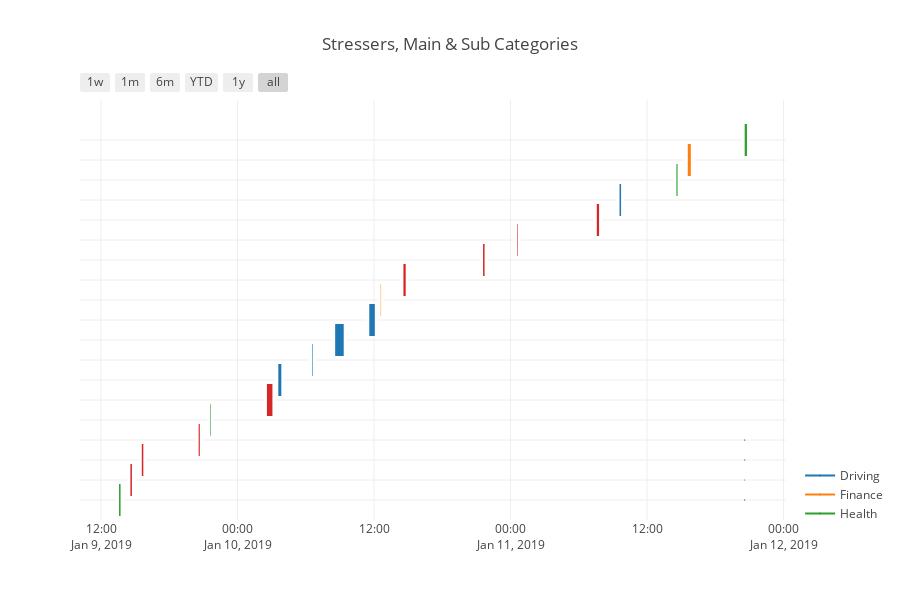

This figure's notebook cell:
### Markdown cell above
### Gantt Chart
A Gantt chart is typically utilzed to show scheduling information, we utilize it to provide a temporal breakdown of events in different classes.  You will see the same major category labels as before; however, this chart shows the details of the stressors when you place the mouse cursor over the boxes.  This particular chart is interactive and zoomable.  Try it out by dragging a box around some of the data to zoom in and see the data in more detail.  To go back, click on the __home__ icon to reset the zoom to the original state.

### Code cell
plot_stress_gantt(stress_stream)

### Figure 1 — Plotly figure (JSON) as saved in the notebook; plotly's stock layout.template omitted (floating-point values rounded to 4 significant figures)
{"data": [{"marker": {"color": "white"}, "name": "", "type": "scatter", "uid": "6b14ad41-b219-43a5-880c-a52f24428159", "x": ["2019-01-09 13:34:59", "2019-01-09 13:42:59"], "y": [0, 0]}, {"marker": {"color": "white"}, "name": "", "type": "scatter", "uid": "fc2b8204-310e-424c-a61c-ab377ec6ec33", "x": ["2019-01-09 14:34:59", "2019-01-09 14:42:59"], "y": [1, 1]}, {"marker": {"color": "white"}, "name": "", "type": "scatter", "uid": "ec6295f4-ffbf-41f0-aac2-e48b5ce31b28", "x": ["2019-01-09 15:34:59", "2019-01-09 15:42:59"], "y": [2, 2]}, {"marker": {"color": "white"}, "name": "", "type": "scatter", "uid": "58203868-9f8b-4fa5-ad18-0e870379205a", "x": ["2019-01-09 20:34:59", "2019-01-09 20:40:59"], "y": [3, 3]}, {"marker": {"color": "white"}, "name": "", "type": "scatter", "uid": "30e70f85-3d2b-4e49-bfce-64a3ae5b8854", "x": ["2019-01-09 21:34:59", "2019-01-09 21:37:59"], "y": [4, 4]}, {"marker": {"color": "white"}, "name": "", "type": "scatter", "uid": "8b7515ed-e562-49d7-9d49-2a57a90bbcd8", "x": ["2019-01-10 02:34:59", "2019-01-10 03:03:59"], "y": [5, 5]}, {"marker": {"color": "white"}, "name": "", "type": "scatter", "uid": "c349bf69-0eb0-4072-ac61-c6792c4a2063", "x": ["2019-01-10 03:34:59", "2019-01-10 03:50:59"], "y": [6, 6]}, {"marker": {"color": "white"}, "name": "", "type": "scatter", "uid": "3a53fb1c-10f8-49ca-bcc8-7355e7cd847e", "x": ["2019-01-10 06:34:59", "2019-01-10 06:37:59"], "y": [7, 7]}, {"marker": {"color": "white"}, "name": "", "type": "scatter", "uid": "a137fb61-4316-4edd-98ea-0cc041fdd6ec", "x": ["2019-01-10 08:34:59", "2019-01-10 09:19:59"], "y": [8, 8]}, {"marker": {"color": "white"}, "name": "", "type": "scatter", "uid": "d326579a-3fa7-4172-a889-b85a15b37721", "x": ["2019-01-10 11:34:59", "2019-01-10 12:03:59"], "y": [9, 9]}, {"marker": {"color": "white"}, "name": "", "type": "scatter", "uid": "c1cdf35b-5143-489e-97c9-6a76732d10d6", "x": ["2019-01-10 12:34:59", "2019-01-10 12:36:59"], "y": [10, 10]}, {"marker": {"color": "white"}, "name": "", "type": "scatter", "uid": "6d6897f4-1398-4e9c-a2eb-a52a0d888704", "x": ["2019-01-10 14:34:59", "2019-01-10 14:46:59"], "y": [11, 11]}, {"marker": {"color": "white"}, "name": "", "type": "scatter", "uid": "6555942a-bd58-4202-90d4-23ffd5730e75", "x": ["2019-01-10 21:34:59", "2019-01-10 21:42:59"], "y": [12, 12]}, {"marker": {"color": "white"}, "name": "", "type": "scatter", "uid": "34cd0c52-1062-4b4d-8baf-5dac8035a0e5", "x": ["2019-01-11 00:34:59", "2019-01-11 00:37:59"], "y": [13, 13]}, {"marker": {"color": "white"}, "name": "", "type": "scatter", "uid": "824c5175-62b9-4c62-9132-11361c5753cf", "x": ["2019-01-11 07:34:59", "2019-01-11 07:46:59"], "y": [14, 14]}, {"marker": {"color": "white"}, "name": "", "type": "scatter", "uid": "2620aeaa-2e37-4c80-98ea-3fcaa042cfa8", "x": ["2019-01-11 09:34:59", "2019-01-11 09:42:59"], "y": [15, 15]}, {"marker": {"color": "white"}, "name": "", "type": "scatter", "uid": "8c362c97-c10c-4330-af3f-ec22e8188d3b", "x": ["2019-01-11 14:34:59", "2019-01-11 14:40:59"], "y": [16, 16]}, {"marker": {"color": "white"}, "name": "", "type": "scatter", "uid": "df9a0f4d-e9ac-445b-bc2c-05c73f61b09b", "x": ["2019-01-11 15:34:59", "2019-01-11 15:50:59"], "y": [17, 17]}, {"marker": {"color": "white"}, "name": "", "type": "scatter", "uid": "c20f05ae-2cbb-4b92-8e02-573795954d4e", "x": ["2019-01-11 20:34:59", "2019-01-11 20:46:59"], "y": [18, 18]}, {"hoverinfo": "none", "marker": {"color": "rgb(31, 119, 180)", "size": 1}, "name": "Driving", "showlegend": true, "type": "scatter", "uid": "1c2dc268-9a3b-49be-b861-f740523afa5d", "x": ["2019-01-11 20:34:59", "2019-01-11 20:34:59"], "y": [0, 0]}, {"hoverinfo": "none", "marker": {"color": "rgb(255, 127, 14)", "size": 1}, "name": "Finance", "showlegend": true, "type": "scatter", "uid": "d01a7045-de31-44da-8176-7d9e52c2d932", "x": ["2019-01-11 20:34:59", "2019-01-11 20:34:59"], "y": [1, 1]}, {"hoverinfo": "none", "marker": {"color": "rgb(44, 160, 44)", "size": 1}, "name": "Health", "showlegend": true, "type": "scatter", "uid": "3d7ae894-bcff-4d02-9321-6006486004df", "x": ["2019-01-11 20:34:59", "2019-01-11 20:34:59"], "y": [2, 2]}, {"hoverinfo": "none", "marker": {"color": "rgb(214, 39, 40)", "size": 1}, "name": "Job", "showlegend": true, "type": "scatter", "uid": "c462a89b-ade4-408e-9217-d77069b7c198", "x": ["2019-01-11 20:34:59", "2019-01-11 20:34:59"], "y": [3, 3]}], "layout": {"height": 600, "hovermode": "closest", "shapes": [{"fillcolor": "rgb(44, 160, 44)", "line": {"width": 0}, "opacity": 1, "type": "rect", "x0": "2019-01-09 13:34:59", "x1": "2019-01-09 13:42:59", "xref": "x", "y0": -0.8, "y1": 0.8, "yref": "y"}, {"fillcolor": "rgb(214, 39, 40)", "line": {"width": 0}, "opacity": 1, "type": "rect", "x0": "2019-01-09 14:34:59", "x1": "2019-01-09 14:42:59", "xref": "x", "y0": 0.2, "y1": 1.8, "yref": "y"}, {"fillcolor": "rgb(214, 39, 40)", "line": {"width": 0}, "opacity": 1, "type": "rect", "x0": "2019-01-09 15:34:59", "x1": "2019-01-09 15:42:59", "xref": "x", "y0": 1.2, "y1": 2.8, "yref": "y"}, {"fillcolor": "rgb(214, 39, 40)", "line": {"width": 0}, "opacity": 1, "type": "rect", "x0": "2019-01-09 20:34:59", "x1": "2019-01-09 20:40:59", "xref": "x", "y0": 2.2, "y1": 3.8, "yref": "y"}, {"fillcolor": "rgb(44, 160, 44)", "line": {"width": 0}, "opacity": 1, "type": "rect", "x0": "2019-01-09 21:34:59", "x1": "2019-01-09 21:37:59", "xref": "x", "y0": 3.2, "y1": 4.8, "yref": "y"}, {"fillcolor": "rgb(214, 39, 40)", "line": {"width": 0}, "opacity": 1, "type": "rect", "x0": "2019-01-10 02:34:59", "x1": "2019-01-10 03:03:59", "xref": "x", "y0": 4.2, "y1": 5.8, "yref": "y"}, {"fillcolor": "rgb(31, 119, 180)", "line": {"width": 0}, "opacity": 1, "type": "rect", "x0": "2019-01-10 03:34:59", "x1": "2019-01-10 03:50:59", "xref": "x", "y0": 5.2, "y1": 6.8, "yref": "y"}, {"fillcolor": "rgb(31, 119, 180)", "line": {"width": 0}, "opacity": 1, "type": "rect", "x0": "2019-01-10 06:34:59", "x1": "2019-01-10 06:37:59", "xref": "x", "y0": 6.2, "y1": 7.8, "yref": "y"}, {"fillcolor": "rgb(31, 119, 180)", "line": {"width": 0}, "opacity": 1, "type": "rect", "x0": "2019-01-10 08:34:59", "x1": "2019-01-10 09:19:59", "xref": "x", "y0": 7.2, "y1": 8.8, "yref": "y"}, {"fillcolor": "rgb(31, 119, 180)", "line": {"width": 0}, "opacity": 1, "type": "rect", "x0": "2019-01-10 11:34:59", "x1": "2019-01-10 12:03:59", "xref": "x", "y0": 8.2, "y1": 9.8, "yref": "y"}, {"fillcolor": "rgb(255, 127, 14)", "line": {"width": 0}, "opacity": 1, "type": "rect", "x0": "2019-01-10 12:34:59", "x1": "2019-01-10 12:36:59", "xref": "x", "y0": 9.2, "y1": 10.8, "yref": "y"}, {"fillcolor": "rgb(214, 39, 40)", "line": {"width": 0}, "opacity": 1, "type": "rect", "x0": "2019-01-10 14:34:59", "x1": "2019-01-10 14:46:59", "xref": "x", "y0": 10.2, "y1": 11.8, "yref": "y"}, {"fillcolor": "rgb(214, 39, 40)", "line": {"width": 0}, "opacity": 1, "type": "rect", "x0": "2019-01-10 21:34:59", "x1": "2019-01-10 21:42:59", "xref": "x", "y0": 11.2, "y1": 12.8, "yref": "y"}, {"fillcolor": "rgb(214, 39, 40)", "line": {"width": 0}, "opacity": 1, "type": "rect", "x0": "2019-01-11 00:34:59", "x1": "2019-01-11 00:37:59", "xref": "x", "y0": 12.2, "y1": 13.8, "yref": "y"}, {"fillcolor": "rgb(214, 39, 40)", "line": {"width": 0}, "opacity": 1, "type": "rect", "x0": "2019-01-11 07:34:59", "x1": "2019-01-11 07:46:59", "xref": "x", "y0": 13.2, "y1": 14.8, "yref": "y"}, {"fillcolor": "rgb(31, 119, 180)", "line": {"width": 0}, "opacity": 1, "type": "rect", "x0": "2019-01-11 09:34:59", "x1": "2019-01-11 09:42:59", "xref": "x", "y0": 14.2, "y1": 15.8, "yref": "y"}, {"fillcolor": "rgb(44, 160, 44)", "line": {"width": 0}, "opacity": 1, "type": "rect", "x0": "2019-01-11 14:34:59", "x1": "2019-01-11 14:40:59", "xref": "x", "y0": 15.2, "y1": 16.8, "yref": "y"}, {"fillcolor": "rgb(255, 127, 14)", "line": {"width": 0}, "opacity": 1, "type": "rect", "x0": "2019-01-11 15:34:59", "x1": "2019-01-11 15:50:59", "xref": "x", "y0": 16.2, "y1": 17.8, "yref": "y"}, {"fillcolor": "rgb(44, 160, 44)", "line": {"width": 0}, "opacity": 1, "type": "rect", "x0": "2019-01-11 20:34:59", "x1": "2019-01-11 20:46:59", "xref": "x", "y0": 17.2, "y1": 18.8, "yref": "y"}], "showlegend": true, "title": {"text": "Stressers, Main & Sub Categories"}, "width": 900, "xaxis": {"autorange": true, "range": ["2019-01-09 10:08:58.4258", "2019-01-12 00:12:59.5742"], "rangeselector": {"buttons": [{"count": 7, "label": "1w", "step": "day", "stepmode": "backward"}, {"count": 1, "label": "1m", "step": "month", "stepmode": "backward"}, {"count": 6, "label": "6m", "step": "month", "stepmode": "backward"}, {"count": 1, "label": "YTD", "step": "year", "stepmode": "todate"}, {"count": 1, "label": "1y", "step": "year", "stepmode": "backward"}, {"step": "all"}]}, "showgrid": true, "type": "date", "zeroline": false}, "yaxis": {"autorange": false, "range": [-1, 20], "showgrid": true, "showticklabels": false, "ticktext": ["Physical inability", "Late arrival", "Unpleasant conversation", "Unpleasant conversation", "My eating habits", "Unpleasant conversation", "Was Tailgated", "Difficulty in navigating", "Difficulty in navigating", "Was Tailgated", "Unexpected losses", "Technology barriers", "Technology barriers", "Late arrival", "Late arrival", "Saw a police car", "Physical inability", "Missed payment", "My eating habits"], "tickvals": [0, 1, 2, 3, 4, 5, 6, 7, 8, 9, 10, 11, 12, 13, 14, 15, 16, 17, 18], "type": "linear", "zeroline": false}}}
